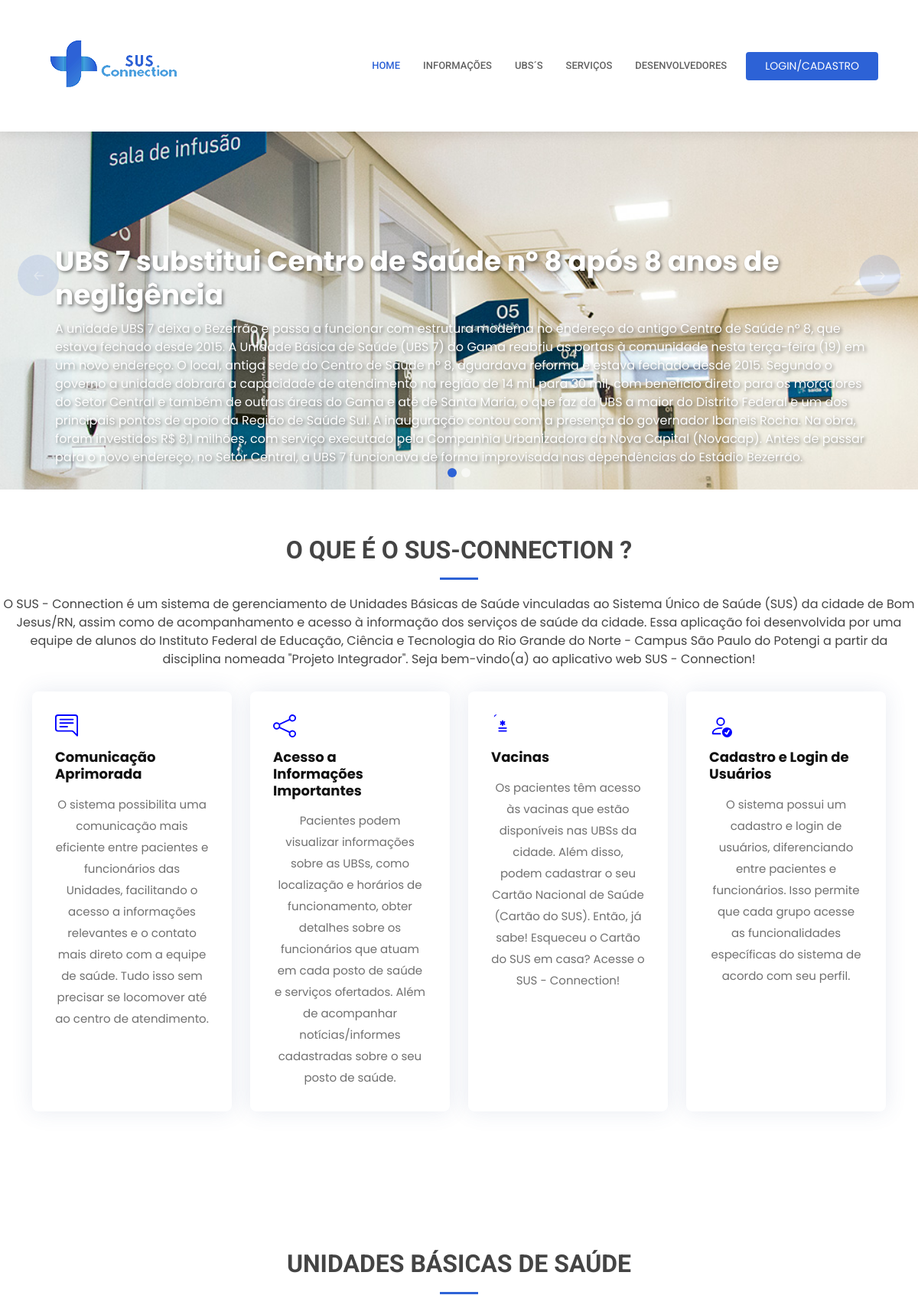
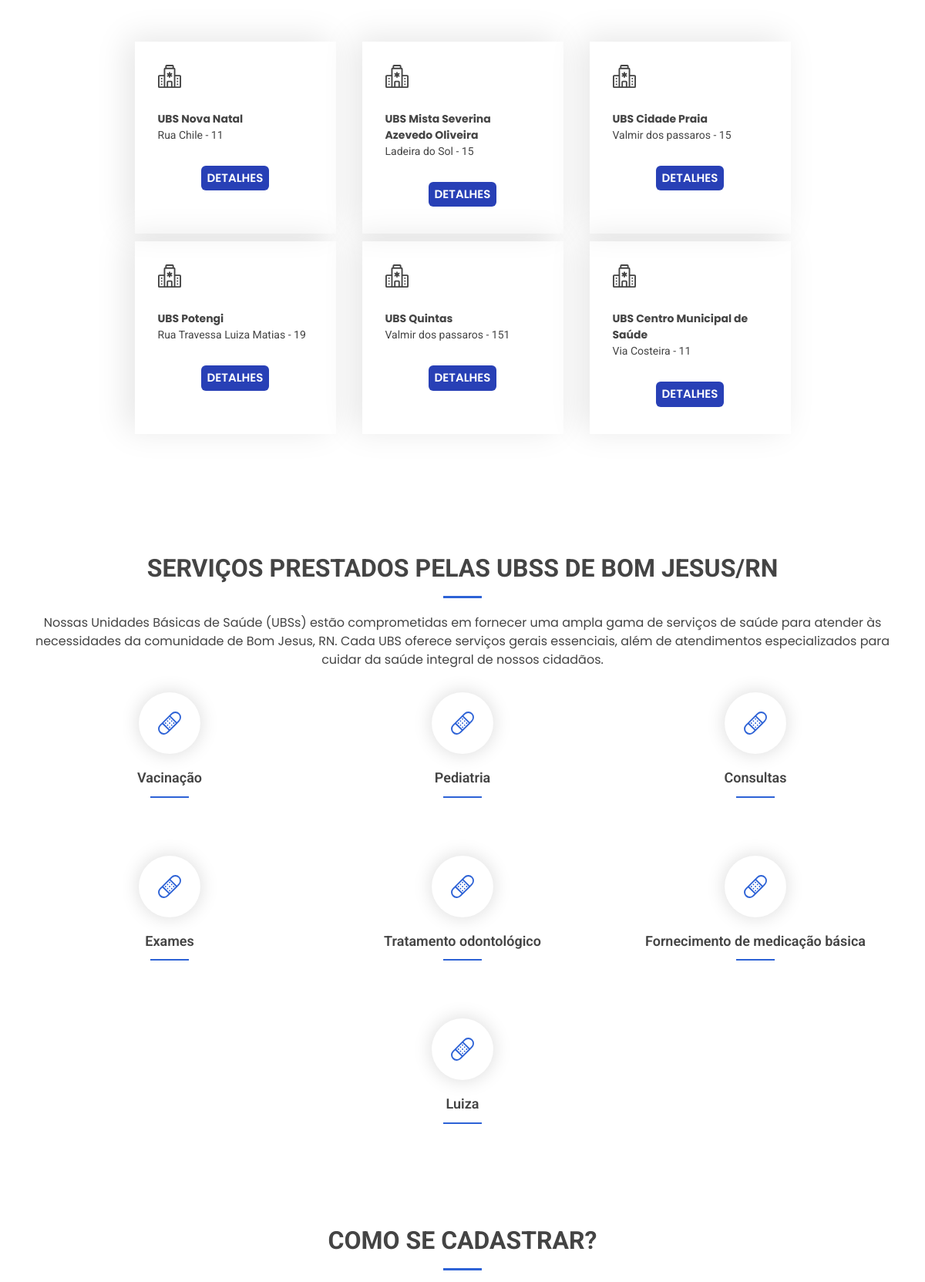
The page / (upper part) on the database its author committed (2 pictures, top to bottom).
### ubs/models.py (models this page shows, shortened)
class Noticias(models.Model):
    titulo = models.CharField(max_length=200, verbose_name='Título da notícia')
    body = models.TextField(max_length=1000, verbose_name='Notícia')
    imagem = models.ImageField(verbose_name='Foto ilustrativa da notícia', upload_to='fotos_noticias')
    ubs_relacionada = models.ManyToManyField(Ubs, verbose_name='UBSs que a notícia se relaciona: ')
    data = models.DateTimeField(verbose_name='Data da notícia ou do Informe: ', null=True)
    usuario = models.ForeignKey(User, on_delete=models.CASCADE, null=True)
    destaque = models.BooleanField(default=False, verbose_name="Notícia de destaque?")

class Ubs(models.Model):
    nome = models.CharField(max_length=250, verbose_name='Nome: ')
    bairro = models.ForeignKey(Bairro, verbose_name="Bairro: ", on_delete=models.CASCADE)
    rua = models.CharField(max_length=150, verbose_name="Rua: ")
    numero = models.PositiveIntegerField(verbose_name="Número: ")
    cep = models.CharField(max_length=10, verbose_name="Cep: ")
    referencia = models.CharField(max_length=120, verbose_name="Ponto de Referência: ")
    data_fundacao = models.DateField(verbose_name='Data de fundação: ')
    foto = models.ImageField(verbose_name='Imagem da UBS: ', upload_to="fotos_ubs")
    horario_de_inicio = models.TimeField( verbose_name='Horário de início de atendimento' )
    horario_de_termino = models.TimeField( verbose_name='Horário de término de atendimento' )
    cadastro_servico = models.ManyToManyField(Servicos)
    dia = models.ManyToManyField(DiaSemana, verbose_name='Dias de funcionamento: ')

class Servicos(models.Model):
    servico = models.CharField(max_length=500, verbose_name='Serviço: ')
    descricao = models.CharField(max_length=500, verbose_name='Descrição do serviço: ')

### ubs/views.py (the view)
# urls.py: path('', views.IndexView, name='inicio'),
def IndexView(request):
    if request.method == 'GET':
        ubss = Ubs.objects.all()
        servicoss = Servicos.objects.all()
        noticias2 = Noticias.objects.all()
        context = {
                'UBS': ubss,
                'Servicos': servicoss,
                'noticias': noticias2,
                'imagens': list
        }
    return render(request, "index.html", context)

### ubs/templates/index.html (shortened to what this page needs)
{% load static %}
<!DOCTYPE html>
<html lang="pt-BR">
<head>
  <link href="{% static 'css/all.min.css' %}" rel="stylesheet">
  <link href="{% static 'css/animate.min.css' %}" rel="stylesheet">
  <link href="{% static 'css/aos.css' %}" rel="stylesheet">
  <link href="{% static 'css/bootstrap.min.css' %}" rel="stylesheet">
  <link href="{% static 'css/bootstrap-icons.css' %}" rel="stylesheet">
  <link href="{% static 'css/bootstrap-icons.min.css' %}" rel="stylesheet">
  <link href="{% static 'css_index/bootstrap-icons.scss' %}" rel="stylesheet">
  <link href="{% static 'css_index/bootstrap-icons.json' %}" rel="stylesheet">
  <link href="{% static 'css/boxicons.min.css' %}" rel="stylesheet">
  <link href="{% static 'css/brands.min.css' %}" rel="stylesheet">
  <link href="{% static 'css/glightbox.min.css' %}" rel="stylesheet">
  <link href="{% static 'css/swiper-bundle.min.css' %}" rel="stylesheet">
  <link href="{% static 'css_js_detalhes\style.css' %}" rel="stylesheet">
  <link href="{% static 'css\style.css' %}" rel="stylesheet">
</head>
<body>
{% block navbar %}
  <header id="header" class="fixed-top">
    <div class="container d-flex align-items-center andando">
      <a href="{% url 'inicio' %}" class="logo me-auto"><img src="{% static 'img/Logo-Sus-Connection1.png' %}" alt="250px"></a>
        <nav id="navbar" class="navbar order-last order-lg-0">
        <ul>
          <li><a class="nav-link scrollto " href="#hero">Home</a></li>
          <li><a class="nav-link scrollto " href="#featured-services">Informações</a></li>
          <li><a class="nav-link scrollto" href="#about">UBS´s</a></li>
          <li><a class="nav-link scrollto" href="#services">Serviços</a></li>
          <li><a class="nav-link scrollto" href="#doctors">Desenvolvedores</a></li>
        </ul>
      </nav>
      {% if request.user.is_authenticated %}
        <a href="{% url 'logout' %}" class="appointment-btn scrollto"><span class="d-none d-md-inline">SAIR</a>
      {% else %}
        <a href="{% url 'registrar' %}" class="appointment-btn scrollto"><span class="d-none d-md-inline">LOGIN/CADASTRO</a>
      {% endif %}
    </div>
  </header>
{% endblock %}
    <section id="hero">
      <div id="heroCarousel" data-bs-interval="5000" class="carousel slide carousel-fade" data-bs-ride="carousel">
        <ol class="carousel-indicators" id="hero-carousel-indicators"></ol>
        <div class="carousel-inner" role="listbox">
          {% for not in noticias %}
            {% if not.destaque == True %}
            <div class="carousel-item {% if forloop.first %}active{% endif %}" style="background-image: url('/media/{{ not.imagem }}')">
              <div class="container">
                <div class="title-container">
                  <h2 class="title"><span>{{ not.titulo }}</span></h2>
                  <p class="body-paragraph">{{ not.body }}</p>
                </div>
              </div>
            </div>
            {% endif %}
          {% endfor %}
        </div>
        <a class="carousel-control-prev" href="#heroCarousel" role="button" data-bs-slide="prev">
          <span class="carousel-control-prev-icon bi" aria-hidden="true">
            <svg xmlns="http://www.w3.org/2000/svg" width="25" height="25" fill="currentColor" class="bi bi-arrow-left-short" viewBox="0 0 16 16">
              <path fill-rule="evenodd" d="M12 8a.5.5 0 0 1-.5.5H5.707l2.147 2.146a.5.5 0 0 1-.708.708l-3-3a.5.5 0 0 1 0-.708l3-3a.5.5 0 1 1 .708.708L5.707 7.5H11.5a.5.5 0 0 1 .5.5z"/>
            </svg>
          </span>
        </a>
        <a class="carousel-control-next" href="#heroCarousel" role="button" data-bs-slide="next">
          <span class="carousel-control-next-icon bi ">
            <svg xmlns="http://www.w3.org/2000/svg" width="25" height="25" fill="currentColor" class="bi bi-arrow-right-short" viewBox="0 0 16 16">
              <path fill-rule="evenodd" d="M4 8a.5.5 0 0 1 .5-.5h5.793L8.146 5.354a.5.5 0 1 1 .708-.708l3 3a.5.5 0 0 1 0 .708l-3 3a.5.5 0 0 1-.708-.708L10.293 8.5H4.5A.5.5 0 0 1 4 8z"/>
            </svg>
          </span>
        </a>
      </div>
    </section>
  <main id="main">
    <section id="featured-services" class="featured-services">
      <div class="section-title"><h2>O QUE é O SUS-CONNECTION ?</h2>
        <p>O SUS - Connection é um sistema de gerenciamento de Unidades Básicas de Saúde vinculadas ao Sistema Único de Saúde (SUS) da cidade de Bom Jesus/RN, assim como de acompanhamento e acesso à informação dos serviços de saúde da cidade. Essa aplicação foi desenvolvida por uma equipe de alunos do Instituto Federal de Educação, Ciência e Tecnologia do Rio Grande do Norte - Campus São Paulo do Potengi a partir da disciplina nomeada "Projeto Integrador". Seja bem-vindo(a) ao aplicativo web SUS - Connection!</p>
      </div>
      <div class="container" data-aos="fade-up">
        <div class="row">
          <div class="col-md-6 col-lg-3 d-flex align-items-stretch mb-5 mb-lg-0">
            <div class="icon-box" data-aos="fade-up" data-aos-delay="100">
              <div class="icon"></div>
              <h4 class="title"><a href="">Comunicação Aprimorada </a></h4>
              <p class="description">O sistema possibilita uma comunicação mais eficiente entre pacientes e funcionários das Unidades, facilitando o acesso a informações relevantes e o contato mais direto com a equipe de saúde. Tudo isso sem precisar se locomover até ao centro de atendimento.</p>
            </div>
          </div>
          <div class="col-md-6 col-lg-3 d-flex align-items-stretch mb-5 mb-lg-0">
            <div class="icon-box" data-aos="fade-up" data-aos-delay="200">
              <div class="icon"></div>
              <h4 class="title"><a href="">Acesso a Informações Importantes </a></h4>
              <p class="description">Pacientes podem visualizar informações sobre as UBSs, como localização e horários de funcionamento, obter detalhes sobre os funcionários que atuam em cada posto de saúde e serviços ofertados. Além de acompanhar notícias/informes cadastradas sobre o seu posto de saúde. </p>
            </div>
          </div>
          <div class="col-md-6 col-lg-3 d-flex align-items-stretch mb-5 mb-lg-0">
            <div class="icon-box" data-aos="fade-up" data-aos-delay="300">
              <div class="icon"></div>
              <h4 class="title"><a href="">Vacinas</a></h4>
              <p class="description">Os pacientes têm acesso às vacinas que estão disponíveis nas UBSs da cidade. Além disso, podem cadastrar o seu Cartão Nacional de Saúde (Cartão do SUS). Então, já sabe! Esqueceu o Cartão do SUS em casa? Acesse o SUS - Connection! </p>
            </div>
          </div>
          <div class="col-md-6 col-lg-3 d-flex align-items-stretch mb-5 mb-lg-0">
            <div class="icon-box" data-aos="fade-up" data-aos-delay="400">
              <div class="icon"></div>
              <h4 class="title"><a href="">Cadastro e Login de Usuários</a></h4>
              <p class="description">O sistema possui um cadastro e login de usuários, diferenciando entre pacientes e funcionários. Isso permite que cada grupo acesse as funcionalidades específicas do sistema de acordo com seu perfil.</p>
            </div>
          </div>
        </div>
      </div>
    </section>
    <section id="about" class="about">
    <section id="counts" class="counts">
      <div class="container" data-aos="fade-up">
        <div class="section-title"><h2>UNIDADES BÁSICAS DE SAÚDE</h2></div>
        <div class="row no-gutters">
          {% for ubs in UBS %}
          <div class="ubs col-lg-3 col-md-6 d-md-flex align-items-md-stretch">
            <div class="count-box">
              <p><b>{{ ubs.nome }}</b> <br> {{ ubs.rua }} - {{ ubs.numero }}</p>
              <br>
              <div class="ubs-buttons">
                <button class="btn btn-3"><a class="nav-link scrollto" href="{% url 'detalhes' ubs.id %}">DETALHES</a></button>
              </div>
            </div>
          </div>
         {% endfor %}
        </div>
      </div>
    </section>
    </section>
      <section id="services" class="services services">
        <div class="container" data-aos="fade-up">
          <div class="section-title">
            <h2>
              SERVIÇOS PRESTADOS PELAS UBSs DE BOM JESUS/RN
            </h2>
            <p>Nossas Unidades Básicas de Saúde (UBSs) estão comprometidas em fornecer uma ampla gama de serviços de saúde para atender às necessidades da comunidade de Bom Jesus, RN. Cada UBS oferece serviços gerais essenciais, além de atendimentos especializados para cuidar da saúde integral de nossos cidadãos.
            </p>
          </div>
        <div class="row">
          {% for servicos in Servicos %}
            <div class="col-lg-4 col-md-6 icon-box" data-aos="zoom-in" data-aos-delay="100">
              <div class="icon">
              </div>
              <h4 class="title">{{ servicos.servico }}</h4>
              <p class="description">{{ servicos.descricao }}</p>
          </div>
          {% endfor %}
        </div>
        <br><br><br><br>
        <div class="section-title">
          <h2>COMO SE CADASTRAR?</h2>
      </div>
      </section>
  </main>
</body>
</html

### rows shown on the page
Noticias: imagem (picture), titulo "UBS 7 substitui Centro de Saúde nº 8 após 8 anos de negligência", body "A unidade UBS 7 deixa o Bezerrão e passa a funcionar com estrutura moderna no endereço do antigo Centro de Saúde nº 8, que estava fechado desde 2015. A Unidade Básica de Saúde (UBS 7) do Gama reabriu as portas à comunidade nesta terça-feira (19) em um novo endereço. O local, antiga sede do Centro de Saúde nº 8, aguardava reforma e estava fechado desde 2015. Segundo o governo a unidade dobrará a capacidade de atendimento na região de 14 mil para 30 mil, com benefício direto para os moradores do Setor Central e também de outras áreas do Gama e até de Santa Maria, o que faz da UBS a maior do Distrito Federal e um dos principais pontos de apoio da Região de Saúde Sul. A inauguração contou com a…"
Ubs: nome "UBS Nova Natal", rua "Rua Chile", numero "11"
Ubs: nome "UBS Mista Severina Azevedo Oliveira", rua "Ladeira do Sol", numero "15"
Ubs: nome "UBS Cidade Praia", rua "Valmir dos passaros", numero "15"
Ubs: nome "UBS Potengi", rua "Rua Travessa Luiza Matias", numero "19"
Ubs: nome "UBS Quintas", rua "Valmir dos passaros", numero "151"
Ubs: nome "UBS Centro Municipal de Saúde", rua "Via Costeira", numero "11"
Servicos: servico "Vacinação"
Servicos: servico "Pediatria"
Servicos: servico "Consultas"
Servicos: servico "Exames"
Servicos: servico "Tratamento odontológico"
Servicos: servico "Fornecimento de medicação básica"
Servicos: servico "Luiza"
